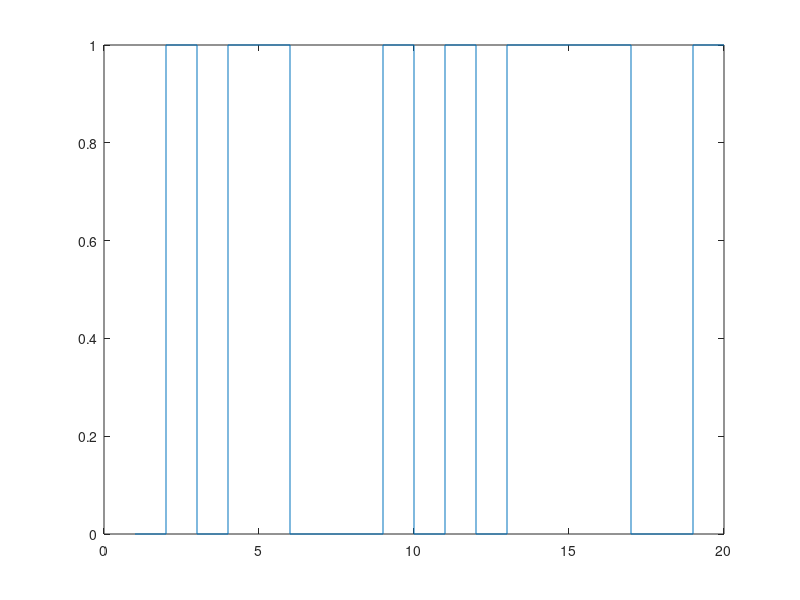
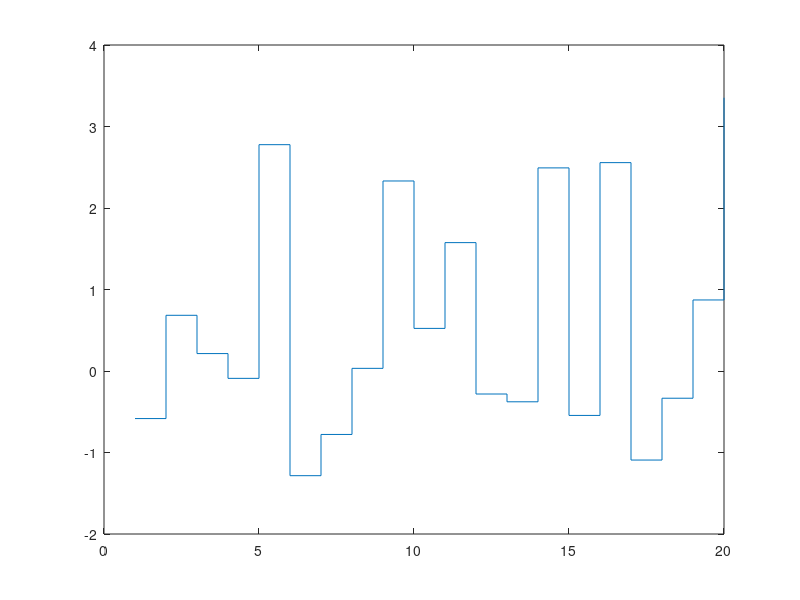

MATLAB code to generate these figures, in order:
signal = randi([0,1], 20,1);
figure
stairs(signal)
power = var(signal);
snr = 0.1;
No = power/snr;
noise = randn(20,1)*sqrt(No/2);
recieved_signal = signal + noise;
figure
stairs(recieved_signal)
th = 0.5;
output = recieved_signal>th;
error = abs(signal - output);
index = find(error>0);
count = length(index);
display(count)